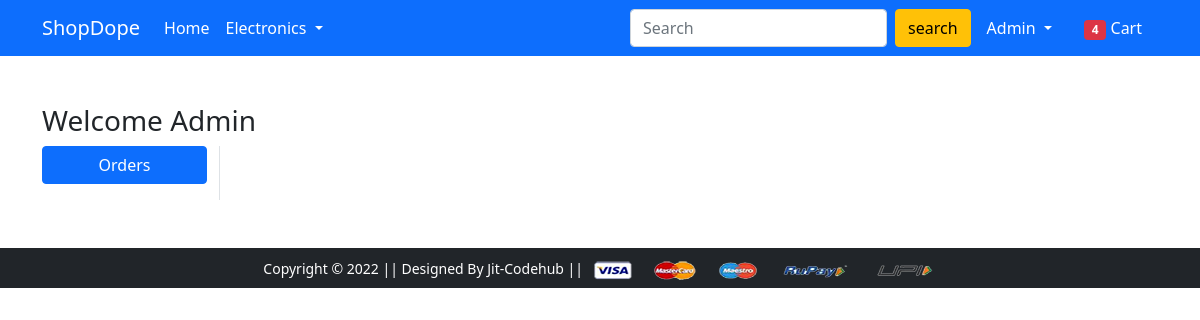
The app's page /orders/ (signed in), older data.
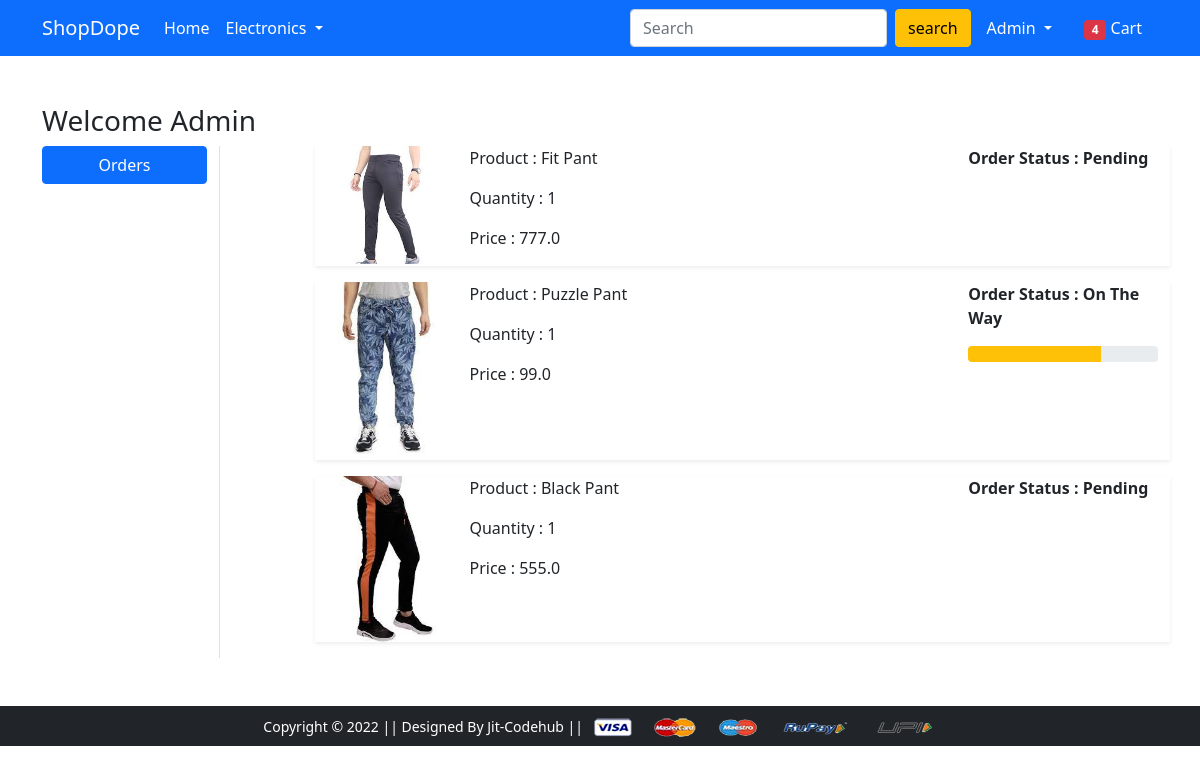
The same page, newer data.
### app/models.py (models this page shows, shortened)
class OrderPlaced(models.Model):
    user = models.ForeignKey(User, on_delete=models.CASCADE)
    customer = models.ForeignKey(Customer, on_delete=models.CASCADE)
    product = models.ForeignKey(Product, on_delete=models.CASCADE)
    quantity = models.PositiveBigIntegerField(default=1)
    ordered_date = models.DateTimeField(auto_now_add=True)
    status = models.CharField(choices=STATUS_CHOICES, max_length=50, default='Pending')
    def total_cost(self):
        return self.quantity * self.product.discounted_price

class Product(models.Model):
    title = models.CharField(max_length=100)
    selling_price = models.FloatField()
    discounted_price = models.FloatField()
    description = models.TextField()
    brand = models.CharField(max_length=100)
    category = models.CharField(choices=CATEGORY_CHOICES, max_length=2)
    product_image = models.ImageField(upload_to='productimg')

### app/views.py (the view)
# urls.py: path('orders/', views.orders, name='orders'),
@login_required
def orders(request):
    op = OrderPlaced.objects.filter(user=request.user)
    return render(request, 'app/orders.html',{'order_placed':op})

### app/templates/app/orders.html (shortened to what this page needs)
{% extends 'app/base.html' %}
{% load static %}
{% block main-content %}
<div class="container my-5">
 <div class="row">
 <h3>Welcome {{request.user|title}}</h3>
  <div class="col-sm-2 border-end">
   <ul class="list-unstyled">
    <li class="d-grid"><a href="{% url 'orders' %}" class="btn btn-primary">Orders</a></li>
   </ul>
  </div>
  <div class="col-sm-9 offset-sm-1">
    {% for op in order_placed %}
   <div class="row shadow-sm mb-3">
    <div class="col-sm-2">
        <img src="{{op.product.product_image.url}}" alt="" class="img-fluid" height="150" width="150">
    </div>
    <div class="col-sm-7">
        <p>Product : {{op.product.title}}</p>
        <p>Quantity : {{op.quantity}}</p>
        <p>Price : {{op.total_cost}}</p>
    </div>
    <div class="col-sm-3 fw-bold">
        <p>Order Status : {{op.status}}</p>
        {% if op.status == 'On The Way' %}
        <div class="progress">
            <div class="progress-bar bg-warning" role="progressbar" style="width:70%" aria-valuenow="70" aria-valuemin="0" aria-valuemax="100"></div>
        </div>
        {% endif %}
    </div>
    </div>
   {% endfor %}
  </div>
 </div>
</div>
{% endblock main-content %}

### app/templates/app/base.html (shortened to what this page needs)
<!doctype html>
{% load static %}
<html lang="en">
  <head>
    <link href="https://cdn.jsdelivr.net/npm/bootstrap@5.0.0-beta1/dist/css/bootstrap.min.css" rel="stylesheet">
    <link rel="stylesheet" href="{% static 'app/css/owl.carousel.min.css' %}">
    <link rel="stylesheet" href="{% static 'app/css/all.min.css' %}">
    <link rel="stylesheet" href="{% static 'app/css/style.css' %}">
  </head>
  <body>
    <nav class="navbar navbar-expand-lg navbar-dark bg-primary">
     <div class="container">
       <a class="navbar-brand" href="/">ShopDope</a>
       <div class="collapse navbar-collapse" id="navbarSupportedContent">
         <ul class="navbar-nav me-auto mb-2 mb-lg-0">
           <li class="nav-item">
             <a class="nav-link active" aria-current="page" href="/">Home</a>
           </li>
           <li class="nav-item dropdown">
             <a class="nav-link dropdown-toggle text-white" href="#" id="electronicsDropdown" role="button" data-bs-toggle="dropdown" aria-expanded="false">
               Electronics
             </a>
           </li>
          </ul>
         <form class="d-flex">
           <input class="form-control me-2" type="search" placeholder="Search" aria-label="Search">
           <button class="btn btn-warning" type="submit">search</button>
         </form>
         <div>
          <ul class="navbar-nav me-auto mb-2 mb-lg-0">
           {% if request.user.is_authenticated %}
           <li class="nav-item dropdown mx-2">
              <a class="nav-link dropdown-toggle text-white" href="#" id="profileDropdown" role="button" data-bs-toggle="dropdown" aria-expanded="false">
                {{request.user|title}}
              </a>
            </li>
            <li class="nav-item mx-2">
             <a href="{% url 'showcart' %}" class="nav-link text-white"><span class="badge bg-danger">4</span> Cart </a>
            </li>
            {% endif %}
          </ul>
         </div>
       </div>
     </div>
    </nav>
    {% block main-content %} {% endblock main-content %}
    <footer class="container-fluid bg-dark text-center p-2 mt-5">
        <small class="text-white">Copyright &copy; 2022 || Designed By Jit-Codehub || </small>
        <img src="{% static 'app/images/payment.png' %}" alt="" srcset="" class="img-fluid" height="2px">
    </footer>
  </body>
</html>

Row changes from the older to the newer data that the page shows:
added OrderPlaced: product.product_image (picture), product "Fit Pant", quantity "1", total_cost "777.0", status "Pending"
added OrderPlaced: product.product_image (picture), product "Puzzle Pant", quantity "1", total_cost "99.0", status "On The Way"
added OrderPlaced: product.product_image (picture), product "Black Pant", quantity "1", total_cost "555.0", status "Pending"
